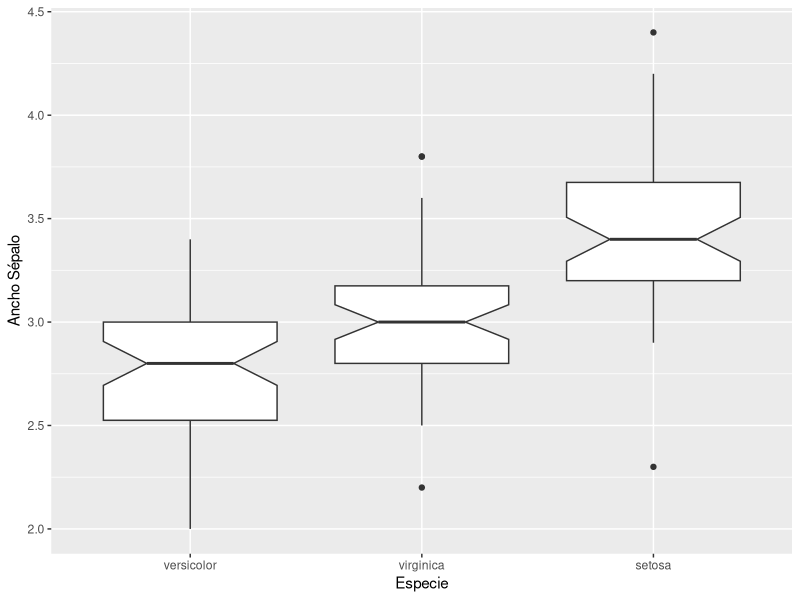

R code for this plot:
## ---- chunk 1
knitr::opts_chunk$set(echo = FALSE, warning = FALSE, error = FALSE, message = FALSE)
library(tidyverse)
library(kableExtra)
## ---- chunk 2
ggplot(iris, aes(x = fct_reorder(Species, Sepal.Width), y = Sepal.Width)) + 
  geom_boxplot(notch = T) +
  xlab("Especie") + ylab("Ancho Sépalo")
## ---- chunk 3
iris2 <- iris %>% group_by(Species) %>% summarise_all(mean)
## ---- chunk 4
kable(iris2, caption = "Medias de las medidas florales en las especies del género Iris") %>% kable_styling(bootstrap_options = c("striped"))
## ---- chunk 5
knitr::include_graphics("https://ia803206.us.archive.org/23/items/Comunas/Metropolitana_Map_Comunas.gif")
